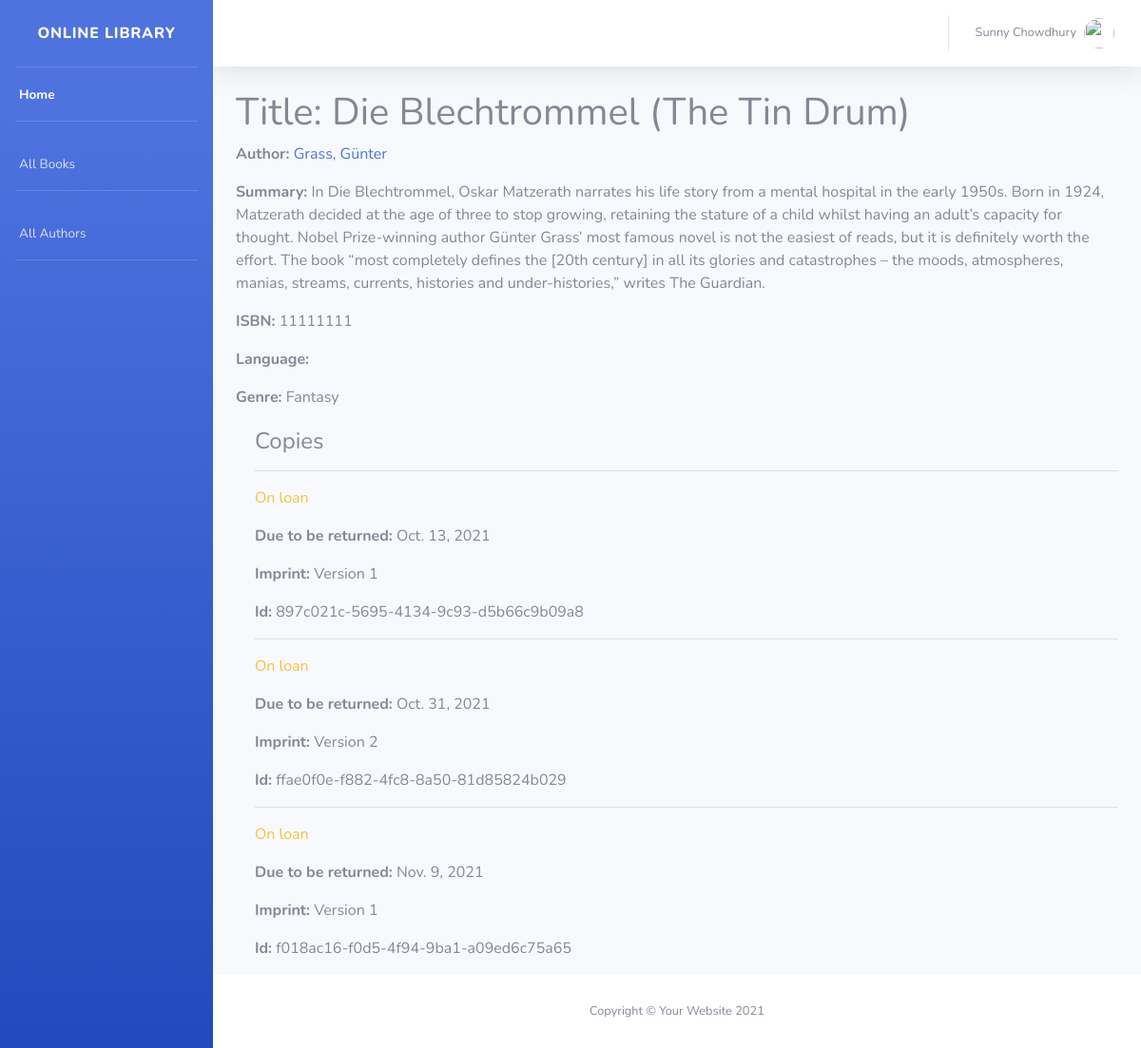
/catalog/book/1, run on the app's committed database.
### catalog/models.py (models this page shows, shortened)
class Book(models.Model):
    title = models.CharField(max_length=200)
    author = models.ForeignKey('Author', on_delete=models.SET_NULL, null=True)
    summary = models.TextField(max_length=1000, help_text='Enter a brief description of the book')
    isbn = models.CharField('ISBN', max_length=13, unique=True,
                            help_text='13 Character <a href="https://www.isbn-international.org/content/what-isbn">ISBN number</a>')
    genre = models.ManyToManyField(Genre, help_text='Select a genre for this book')
    def display_genre(self):
        """Create a string for the Genre. This is required to display genre in Admin."""
        return ', '.join(genre.name for genre in self.genre.all()[:3])
    display_genre.short_description = 'Genre'

class Author(models.Model):
    first_name = models.CharField(max_length=100)
    last_name = models.CharField(max_length=100)
    date_of_birth = models.DateField(null=True, blank=True)
    date_of_death = models.DateField('Died', null=True, blank=True)
    class Meta:
        ordering = ['last_name', 'first_name']
    def __str__(self):
        return f'{self.last_name}, {self.first_name}'

class Genre(models.Model):
    name = models.CharField(max_length=200, help_text='Enter a book genre (e.g. Science Fiction)')
    def __str__(self):
        return self.name

class BookInstance(models.Model):
    id = models.UUIDField(primary_key=True, default=uuid.uuid4,
                          help_text='Unique ID for this particular book across whole library')
    book = models.ForeignKey('Book', on_delete=models.RESTRICT, null=True)
    imprint = models.CharField(max_length=200)
    due_back = models.DateField(null=True, blank=True)
    borrower = models.ForeignKey(User, on_delete=models.SET_NULL, null=True, blank=True)
    LOAN_STATUS = (
        ('m', 'Maintenance'),
        ('o', 'On loan'),
        ('a', 'Available'),
        ('r', 'Reserved'),
    )
    status = models.CharField(
        max_length=1,
        choices=LOAN_STATUS,
        blank=True,
        default='m',
        help_text='Book availability',
    )
    class Meta:
        ordering = ['due_back']
        permissions = (("can_mark_returned", "Set book as returned"),)

### catalog/views.py (the view)
# urls.py: path('book/<int:pk>', views.BookDetailView.as_view(), name='book-detail'),
class BookDetailView(generic.DetailView):
    model = Book

### catalog/templates/catalog/book_detail.html
{% extends "base_generic.html" %}
{% block content %}
    {% block topbar %}
        {{ block.super }}
    {% endblock %}
    <div class="container-fluid">
  <h1>Title: {{ book.title }}</h1>
  <p><strong>Author:</strong> <a href="">{{ book.author }}</a></p>
  <p><strong>Summary:</strong> {{ book.summary }}</p>
  <p><strong>ISBN:</strong> {{ book.isbn }}</p>
  <p><strong>Language:</strong> {{ book.language }}</p>
  <p><strong>Genre:</strong> {{ book.genre.all|join:", " }}</p>
  <div style="margin-left:20px;margin-top:20px">
    <h4>Copies</h4>
    {% for copy in book.bookinstance_set.all %}
      <hr>
      <p class="{% if copy.status == 'a' %}text-success{% elif copy.status == 'm' %}text-danger{% else %}text-warning{% endif %}">
        {{ copy.get_status_display }}
      </p>
      {% if copy.status != 'a' %}
        <p><strong>Due to be returned:</strong> {{ copy.due_back }}</p>
      {% endif %}
      <p><strong>Imprint:</strong> {{ copy.imprint }}</p>
      <p class="text-muted"><strong>Id:</strong> {{ copy.id }}</p>
    {% endfor %}
  </div>
    </div>
{% endblock %}

### data on the page
Book: title "Die Blechtrommel (The Tin Drum)", author "Grass, Günter", summary "In Die Blechtrommel, Oskar Matzerath narrates his life story from a mental hospital in the early 1950s. Born in 1924, Matzerath decided at the age of three to stop growing, retaining the stature of a child whilst having an adult’s capacity for thought. Nobel Prize-winning author Günter Grass’ most famous novel is not the easiest of reads, but it is definitely worth the effort. The book “most completely defines the [20th century] in all its glories and catastrophes – the moods, atmospheres, manias, streams, currents, histories and under-histories,” writes The Guardian.", isbn "11111111", genre.all "Fantasy"
BookInstance: status "On loan", due_back "Oct. 13, 2021", imprint "Version 1", id "897c021c-5695-4134-9c93-d5b66c9b09a8"
BookInstance: status "On loan", due_back "Oct. 31, 2021", imprint "Version 2", id "ffae0f0e-f882-4fc8-8a50-81d85824b029"
BookInstance: status "On loan", due_back "Nov. 9, 2021", imprint "Version 1", id "f018ac16-f0d5-4f94-9ba1-a09ed6c75a65"
